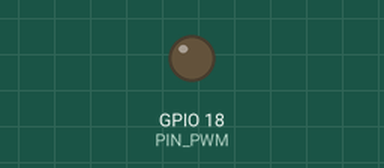
Simulated run of this sketch. Board: ESP32. Parts: output pins drawn as LEDs (lit = HIGH).

Above: at 1.5 s.
At 4.5 s:
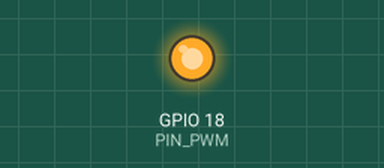
Timing chart, 0 to 7.8 s (numbered marks = the images above):
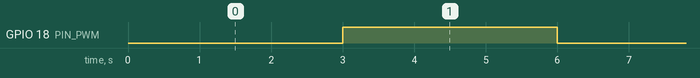

The sketch:

03_pwm.ino
```cpp
#include <Arduino.h>

const int MODO = 1;  // alterar para 1, 2 ou 3
const int PIN_PWM = 18;
const int NIVEIS[] = {64, 128, 191};

void setup() {
  Serial.begin(115200);
  if (MODO == 1) pinMode(PIN_PWM, OUTPUT);
  if (MODO == 2) ledcAttach(PIN_PWM, 100, 8);
  if (MODO == 3) {
    ledcAttach(PIN_PWM, 2, 8);
    ledcWrite(PIN_PWM, 128);
  }
}

void loop() {
  if (MODO == 1) {
    digitalWrite(PIN_PWM, LOW);
    delay(3000);
    digitalWrite(PIN_PWM, HIGH);
    delay(3000);
  }

  if (MODO == 2) {
    for (int i = 0; i < 3; i++) {
      ledcWrite(PIN_PWM, NIVEIS[i]);
      Serial.printf("Duty: %d de 255\n", NIVEIS[i]);
      delay(3000);
    }
  }

  if (MODO == 3) {
    ledcChangeFrequency(PIN_PWM, 2, 8);
    Serial.println("Frequencia: 2 Hz");
    delay(6000);
    ledcChangeFrequency(PIN_PWM, 1000, 8);
    Serial.println("Frequencia: 1 kHz");
    delay(6000);
  }
}
```

Measured:
- by itself, GPIO 18 (PIN_PWM): alternates HIGH for 3.0 s and LOW for 3.0 s
